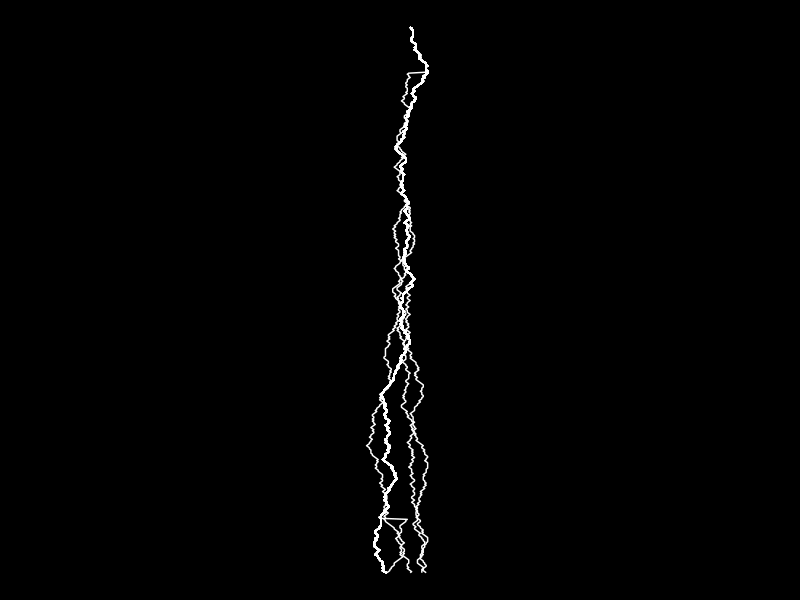

Reproduce this figure in R.
## ---- chunk 1
knitr::opts_chunk$set(echo = TRUE, warning = FALSE, message = FALSE)
library(tidyverse)
library(matrixStats)
library(reshape2)
library(gganimate)
## ---- chunk 2
starting_value = 256
length_of_lightning = 512
main_lightning = cumsum(sample(c(-1,0,1), size = length_of_lightning, replace = TRUE))

## ---- chunk 3


rep_main_lightning = rep(main_lightning, times = length_of_lightning)
ever_branching_lightning = matrix(rep_main_lightning,length_of_lightning, length_of_lightning, byrow = TRUE)
ever_branching_lightning[upper.tri(ever_branching_lightning)] = 0

branching_walks = sample(c(-1,0,1), size = length_of_lightning * length_of_lightning, replace = TRUE)
random_branches_matrix = matrix(branching_walks, length_of_lightning, length_of_lightning, byrow = TRUE)
random_branches_matrix[lower.tri(random_branches_matrix)] = 0
random_branches_matrix = rowCumsums(random_branches_matrix)

ever_branching_lightning = ever_branching_lightning + random_branches_matrix + starting_value

## ---- chunk 4

prob_vector = runif(length_of_lightning -1)
prob_vector = c(as.numeric(prob_vector < 0.01), 1)

prob_rep_vector = rep(prob_vector, length_of_lightning)
prob_matrix = t(matrix(prob_rep_vector, length_of_lightning, length_of_lightning, byrow = TRUE))

## ---- chunk 5

lightning = t(ever_branching_lightning * prob_matrix)
lightning[ ,which(prob_vector == 0)] = lightning[, length_of_lightning]
## ---- chunk 6

plot = ggplot(data= as.data.frame(lightning), aes(x = 1:length(lightning[, 1]), y = lightning[,1])) + ylim(0,500)

for(i in names(as.data.frame(lightning))){
  plot = plot + geom_line(aes(y = .data[[i]]), col = "white")
}
  
  
custom_theme = function(){
  theme_void() %+replace% theme(panel.background = element_rect("black"))
}
plot + coord_flip()  + scale_x_reverse() + custom_theme() 
